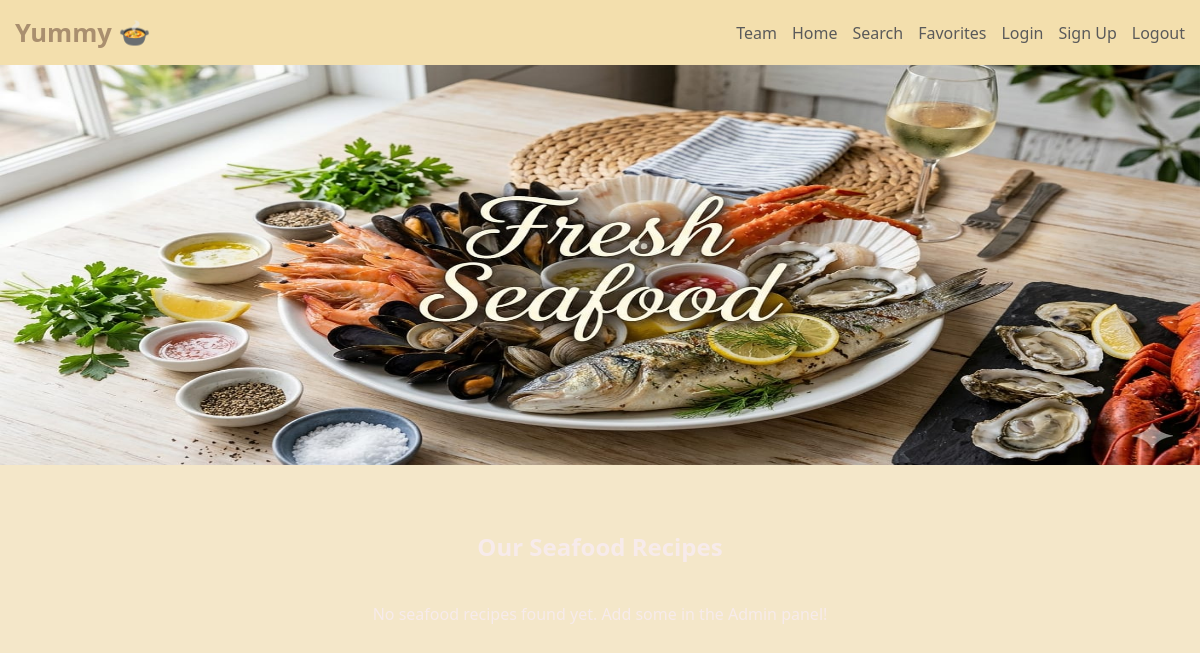
Before: /seafood/ with the older database file.
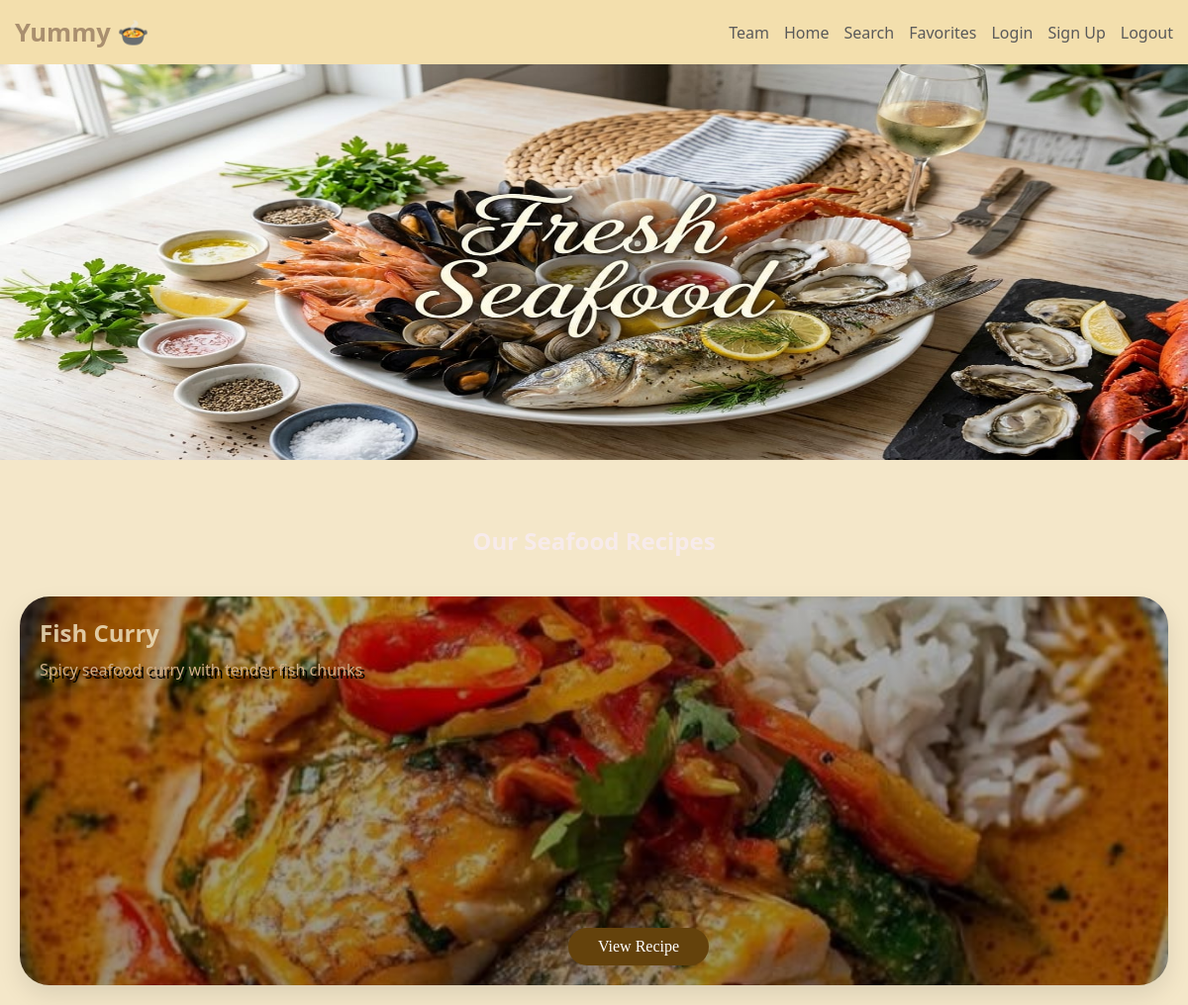
After: the same page with the newer database file.
### recipes/models.py (models this page shows, shortened)
class Recipe(models.Model):
    DIET_CHOICES = [
        ('all', 'General / Non-Specific'),
        ('keto', 'Keto Friendly'),
        ('vegan', 'Vegan / Vegetarian'),
        ('protein', 'High Protein'),
        ('gluten-free', 'Gluten-Free'),
    ]
    title = models.CharField(max_length=200, verbose_name="Recipe Title")
    slug = models.SlugField(unique=True, blank=True, null=True)
    description = models.TextField(help_text="Briefly describe the dish")
    ingredients = models.TextField(help_text="Separate ingredients with a comma or new line")
    instructions = models.TextField()
    image = models.ImageField(upload_to='recipes/%Y/%m/%d/', default='default_recipe.jpg')
    category = models.ForeignKey(Category, on_delete=models.SET_NULL, null=True, related_name='recipes')
    author = models.ForeignKey(User, on_delete=models.CASCADE, related_name='my_recipes')
    diet_type = models.CharField(max_length=20, choices=DIET_CHOICES, default='all',null=True,blank=True)
    prep_time = models.PositiveIntegerField(default=30, help_text="Preparation time in minutes",null=True,blank=True)
    calories = models.PositiveIntegerField(default=500, help_text="Calories per serving",null=True,blank=True)
    created_at = models.DateTimeField(auto_now_add=True)
    updated_at = models.DateTimeField(auto_now=True)
    class Meta:
        ordering = ['-created_at']
        verbose_name = "Recipe"
        verbose_name_plural = "Recipes"

### recipes/views.py (the view, shortened to what this page needs)
# urls.py: path("seafood/", views.category_detail, {'category_name': 'Seafood'}, name="seafood"),
def category_detail(request, category_name):
    category_slug = category_name.lower().replace("-", " ").strip()
    favorite_recipe_ids = []
    if request.user.is_authenticated:
        favorite_recipe_ids = Favorite.objects.filter(user=request.user).values_list('recipe_id', flat=True)
    category_obj = get_object_or_404(Category, name__iexact=category_slug)
    recipes = Recipe.objects.filter(category=category_obj)
    category_slug = category_slug.lower()
    clean_name = category_slug.replace(" ", "_").replace("-", "_")
    simple_name = category_slug.replace(" ", "").replace("-", "")
    hub_templates = {
        'bakery': 'recipes/bakery/bakery.html',
        'main dish': 'recipes/main_dish/maindish.html',
        'healthy': 'recipes/healthy/Healthy Food.html',
        'drinks': 'recipes/drinks/drinks.html',
        'dessert': 'recipes/desserts/dessert.html',
        'appetizers': 'recipes/appetizers/appetizers.html',
    }
    template_name = hub_templates.get(category_slug)
    if not template_name:
        possible_templates = [
            f"recipes/{clean_name}/{clean_name}.html",
            f"recipes/{clean_name}/{simple_name}.html",
            f"recipes/main_dish/{clean_name}.html",
            f"recipes/main_dish/{simple_name}.html",
            f"recipes/bakery/{clean_name}.html",
            f"recipes/bakery/{simple_name}.html",
            f"recipes/{clean_name}s/{clean_name}.html",
            f"recipes/drinks/{clean_name}.html",
            f"recipes/desserts/{clean_name}.html",
            f"recipes/bakery/macrons.html" if clean_name == "macarons" else None,
        ]
        possible_templates = [t for t in possible_templates if t]
        template_name = None
        for t in possible_templates:
            try:
                get_template(t)
                template_name = t
                break
            except TemplateDoesNotExist:
                continue
        if not template_name:
            template_name = "recipes/recipes.html"
    return render(request, template_name, {
        "recipes": recipes,
        "category": category_obj.name,
        "category_obj": category_obj,
        "favorite_recipe_ids": favorite_recipe_ids
    })

### recipes/templates/recipes/main_dish/seafood.html (shortened to what this page needs)
{% load static %}
<!DOCTYPE html>
<html lang="en">
<head>
    <link rel="stylesheet" href="{% static 'css/maindish.css' %}">
</head>
<body>
    <div id="navbar">
        <nav class="main-nav">
            <div class="logo">Yummy 🍲</div>
            <ul class="nav-links">
                <li><a href="{% url 'cover' %}">Team</a></li>
                <li><a href="{% url 'home' %}">Home</a></li>
                <li><a href="{% url 'search' %}">Search</a></li>
                <li><a href="{% url 'favorites' %}">Favorites</a></li>
                <li><a href="{% url 'login' %}">Login</a></li>
                <li><a href="{% url 'signup' %}">Sign Up</a></li>
                <li><a href="{% url 'logout' %}">Logout</a></li>
            </ul>
        </nav>
    </div>
    <div class="banner">
        <img src="{% static 'maindish/freshseafood.jfif' %}" style="width:100%; height:400px; margin-bottom:30px;">
    </div>
    <h2 class="h2">Our Seafood Recipes</h2>
    <div class="recipes-container">
        {% for recipe in recipes %}
        <div class="recipe-card" id="recipe-{{ recipe.pk }}"
            style="background-image: linear-gradient(rgba(0,0,0,0.3), rgba(0,0,0,0.4)), url('{{ recipe.image.url }}'); background-size: cover; background-position: center;"
            onclick="openCard(event, 'recipe-{{ recipe.pk }}-card')">
            <h2>{{ recipe.title }}</h2>
            <p>{{ recipe.description|truncatewords:15 }}</p>
            <a href="javascript:void(0)" class="btn-main" onclick="openCard(event, 'recipe-{{ recipe.pk }}-card')">View
                Recipe</a>
        </div>
        {% empty %}
        <p style="text-align: center; grid-column: 1/-1;">No seafood recipes found yet. Add some in the Admin panel!</p>
        {% endfor %}
    </div>
</body>
</html>

Changed rows visible on the page:
added Recipe: image (picture), title "Fish Curry", description "Spicy seafood curry with tender fish chunks"
